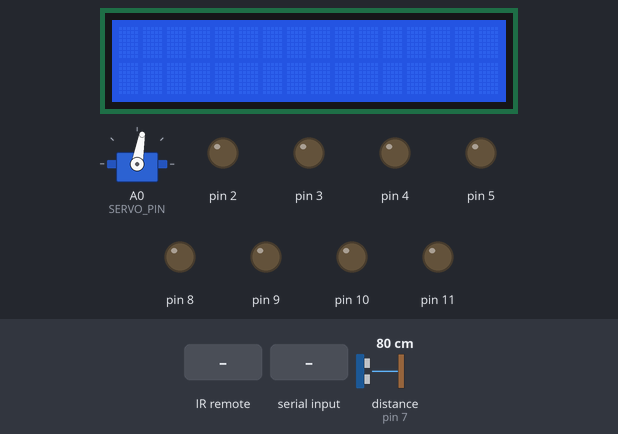
Recording of a sketch running on a simulated Arduino Uno, built with avr-gcc and run on an emulated ATmega328P. On the bench: servo, 16×2 character LCD, output pins drawn as LEDs (lit = HIGH). Wiring (inferred from the names in the program): ultrasonic range finder: trigger pin 6; echo pin 7. The inputs (shaded band) are chosen by the test bench; at power-on: distance to the obstacle (sensor on pin 7) 80 cm. The echo pulse lasts 58.3 µs per cm; pins used as bus, display or sensor lines are not drawn; what the sketch prints to the serial monitor is not drawn.

Above: at 1.2 s.
1.3 s: infrared code 0xB847FF00 received
At 2.4 s:
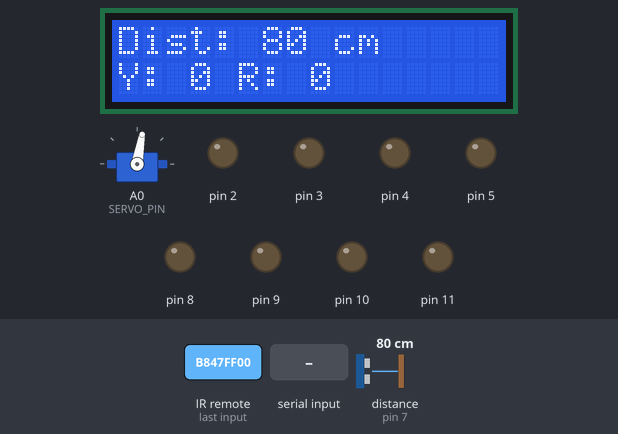
2.8 s: distance to the obstacle (sensor on pin 7) set to 33 cm
4.3 s: distance to the obstacle (sensor on pin 7) set to 28 cm
At 5.1 s:
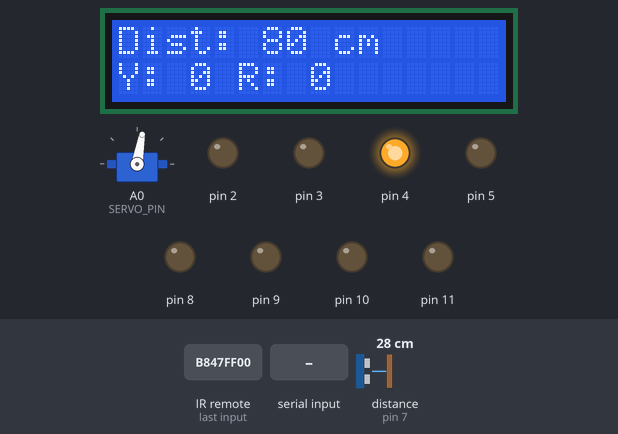
5.9 s: "1\n" received over Serial
At 5.91 s:
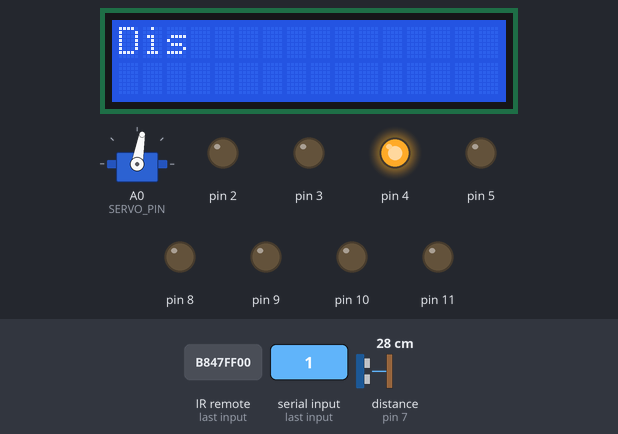
7.4 s: infrared code 0xBF40FF00 received
At 7.64 s:
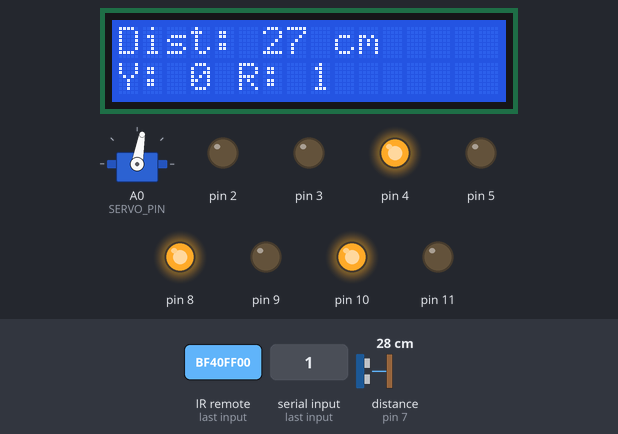
9.3 s: infrared code 0xB54AFF00 received
At 10.0 s:
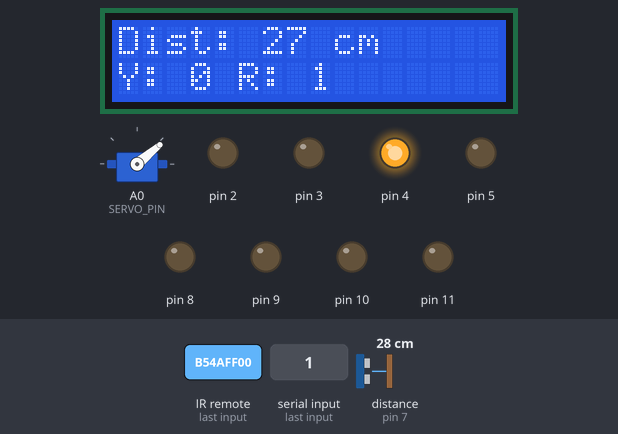
Timing chart, 0 to 11.8 s (numbered marks = the images above; inputs shaded):
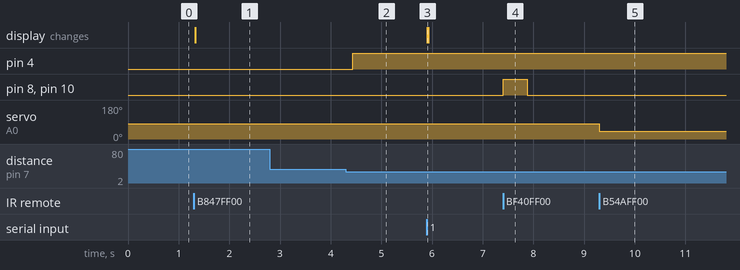

The sketch:

arduino_rc_car.ino
```cpp
#include <IRremote.h>
#include <Servo.h>
#include <LiquidCrystal_I2C.h>

#define LED_GREEN      2
#define LED_YELLOW     3
#define LED_RED        4
#define BUZZER         5
#define trigPin        6
#define echoPin        7
#define I0             8
#define I1             9
#define I2             10
#define I3             11
#define IR_RECIEVE_PIN 12
#define SERVO_PIN      A0

int last_cm;
bool is_movineg = false;
bool is_forward = false;
Servo myservo;
int counter = 0;
String inputString = "";
bool stringComplete = false, is_beeping = false;
int num_of_yellows = 0, num_of_reds = 0;
long duration, cm;
LiquidCrystal_I2C lcd(0x27, 16, 2);

void calc_dist();
long microsecondsToCentimeters(long microseconds);
void leds_off();
void look_right();
void look_left();
void look_front();
void stop();
void forward();
void backward();
void right();
void left();
void BEEP();
void stop_alert();
void green();
void yellow();
void send_data();
void update_lcd();

ISR(TIMER0_COMPA_vect) {
  if (counter >= 49) {
    counter = 0;
    calc_dist();
  }
  counter++;
}

void setup() {
  cli();

  TCCR0A = 0;
  TCCR0B = 0;
  TCNT0  = 0;
  OCR0A = 156;
  TCCR0A |= (1 << WGM01);
  TCCR0B |= (1 << CS02) | (1 << CS00);
  TIMSK0 |= (1 << OCIE0A);
  sei();

  inputString.reserve(2000);
  Serial.begin(9600);

  IrReceiver.begin(IR_RECIEVE_PIN, ENABLE_LED_FEEDBACK);

  DDRD |= (1 << PD2) | (1 << PD3) | (1 << PD4) | (1 << PD5) | (1 << PD6);
  DDRD &= ~(1 << PD7);

  DDRB |= (1 << PB0) | (1 << PB1) | (1 << PB2) | (1 << PB3);
  DDRB &= ~(1 << PB4);

  DDRC |= (1 << PC0);

  myservo.attach(SERVO_PIN);
  myservo.write(80);

  lcd.init();
  lcd.backlight();
  lcd.setCursor(0, 0);
}

void loop() {
  if (IrReceiver.decode() || stringComplete) {
    long KEY_Press = IrReceiver.decodedIRData.decodedRawData;
    static long last_key;

    if (stringComplete) {}

    if (KEY_Press == 0xBF40FF00 || inputString == "f\n") {
      forward();
    }
    else if (KEY_Press == 0xB54AFF00 || inputString == "r\n") {
      look_right();
    }
    else if (KEY_Press == 0xAD52FF00 || inputString == "c\n") {
      look_front();
    }
    else if (KEY_Press == 0xBD42FF00 || inputString == "l\n") {
      look_left();
    }
    else if (KEY_Press == 0xEA15FF00 || inputString == "s\n") {
      stop();
    }
    else if (KEY_Press == 0xE619FF00 || inputString == "b\n") {
      backward();
    }
    else if (KEY_Press == 0xF807FF00 || inputString == "x\n") {
      left();
    }
    else if (KEY_Press == 0xF609FF00 || inputString == "y\n") {
      right();
    }
    else if ((KEY_Press == 0xBA45FF00 && last_key != 0xBA45FF00) || inputString == "beep\n") {
      BEEP();
    }
    else if (KEY_Press == 0xB847FF00 || inputString == "data\n") {
      send_data();
    }

    stringComplete = false;
    inputString = "";
    last_key = KEY_Press;
  }

  IrReceiver.resume();
}

void serialEvent() {
  while (Serial.available()) {
    char inChar = (char)Serial.read();
    inputString += inChar;
    if (inChar == '\n') {
      stringComplete = true;
    }
  }
}

void calc_dist() {
  PORTD &= ~(1 << PD6);
  delayMicroseconds(2);
  PORTD |= (1 << PD6);
  delayMicroseconds(5);
  PORTD &= ~(1 << PD6);

  duration = pulseIn(echoPin, HIGH);
  cm = microsecondsToCentimeters(duration);

  if (cm < 30) {
    stop_alert();
  }
  else if (cm < 60 && is_forward) {
    yellow();
  }
  else if (is_forward) {
    green();
  }
  else {
    leds_off();
  }

  last_cm = cm;
}

long microsecondsToCentimeters(long microseconds) {
  return microseconds / 29 / 2;
}

void leds_off() {
  PORTD &= ~(1 << PD2);
  PORTD &= ~(1 << PD4);
  PORTD &= ~(1 << PD3);
  PORTD &= ~(1 << PD5);

  if (is_beeping) {
    PORTD |= (1 << PD5);
    PORTD |= (1 << PD3);
  }
  else {
    PORTD &= ~(1 << PD5);
    PORTD &= ~(1 << PD3);
  }
}

void look_right() {
  myservo.write(40);
}

void look_left() {
  myservo.write(120);
}

void look_front() {
  myservo.write(80);
}

void stop() {
  is_forward = false;
  PORTB &= ~(1 << PB0);
  PORTB &= ~(1 << PB1);
  PORTB &= ~(1 << PB2);
  PORTB &= ~(1 << PB3);
}

void forward() {
  is_forward = true;
  PORTB |=  (1 << PB0);
  PORTB &= ~(1 << PB1);
  PORTB |=  (1 << PB2);
  PORTB &= ~(1 << PB3);
}

void backward() {
  is_forward = false;
  PORTB &= ~(1 << PB0);
  PORTB |=  (1 << PB1);
  PORTB &= ~(1 << PB2);
  PORTB |=  (1 << PB3);
}

void right() {
  is_forward = false;
  PORTB |=  (1 << PB0);
  PORTB &= ~(1 << PB1);
  PORTB &= ~(1 << PB2);
  PORTB &= ~(1 << PB3);
}

void left() {
  is_forward = false;
  PORTB &= ~(1 << PB0);
  PORTB &= ~(1 << PB1);
  PORTB |=  (1 << PB2);
  PORTB &= ~(1 << PB3);
}

void BEEP() {
  is_beeping = !is_beeping;
  if (is_beeping) {
    num_of_yellows++;
  }
}

void stop_alert() {
  PORTD |=  (1 << PD4);
  PORTD &= ~(1 << PD5);
  PORTD &= ~(1 << PD2);
  PORTD &= ~(1 << PD3);

  stop();

  if (last_cm > 30 && cm < 30) {
    num_of_reds++;
  }
}

void green() {
  PORTD |=  (1 << PD2);
  PORTD &= ~(1 << PD4);
  PORTD &= ~(1 << PD3);
  PORTD &= ~(1 << PD5);

  if (is_beeping) {
    PORTD |=  (1 << PD5);
    PORTD |=  (1 << PD3);
  }
  else {
    PORTD &= ~(1 << PD5);
    PORTD &= ~(1 << PD3);
  }
}

void yellow() {
  PORTD |=  (1 << PD3);
  PORTD &= ~(1 << PD4);
  PORTD |=  (1 << PD5);
  PORTD &= ~(1 << PD2);

  if (last_cm > 60 && cm < 60) {
    num_of_yellows++;
  }
}

void send_data() {
  Serial.println(cm);
  Serial.println(num_of_yellows);
  Serial.println(num_of_reds);
  update_lcd();
}

void update_lcd() {
  lcd.clear();
  lcd.setCursor(0, 0);
  lcd.print("Dist: ");
  lcd.print(cm);
  lcd.print(" cm");

  lcd.setCursor(0, 1);
  lcd.print("Y: ");
  lcd.print(num_of_yellows);
  lcd.print(" R: ");
  lcd.print(num_of_reds);
}
```

Measured:
- the behaviour switches between 31 and 30 cm on distance to the obstacle (sensor on pin 7) (found by bisection; images 1 and 2)
- after the input at 1.3 s, the display: changes at once (image 1)
- after the input at 2.8 s, every drawn part: stays the same
- after the input at 4.3 s, pin 4: LOW → HIGH after 0.13 s
- after the input at 5.9 s, the display: changes at once (image 3)
- after the input at 7.4 s, pin 8, pin 10: LOW → HIGH at once, → LOW 0.48 s later
- after the input at 9.3 s, servo on A0 (SERVO_PIN): 80° → 40° at once
